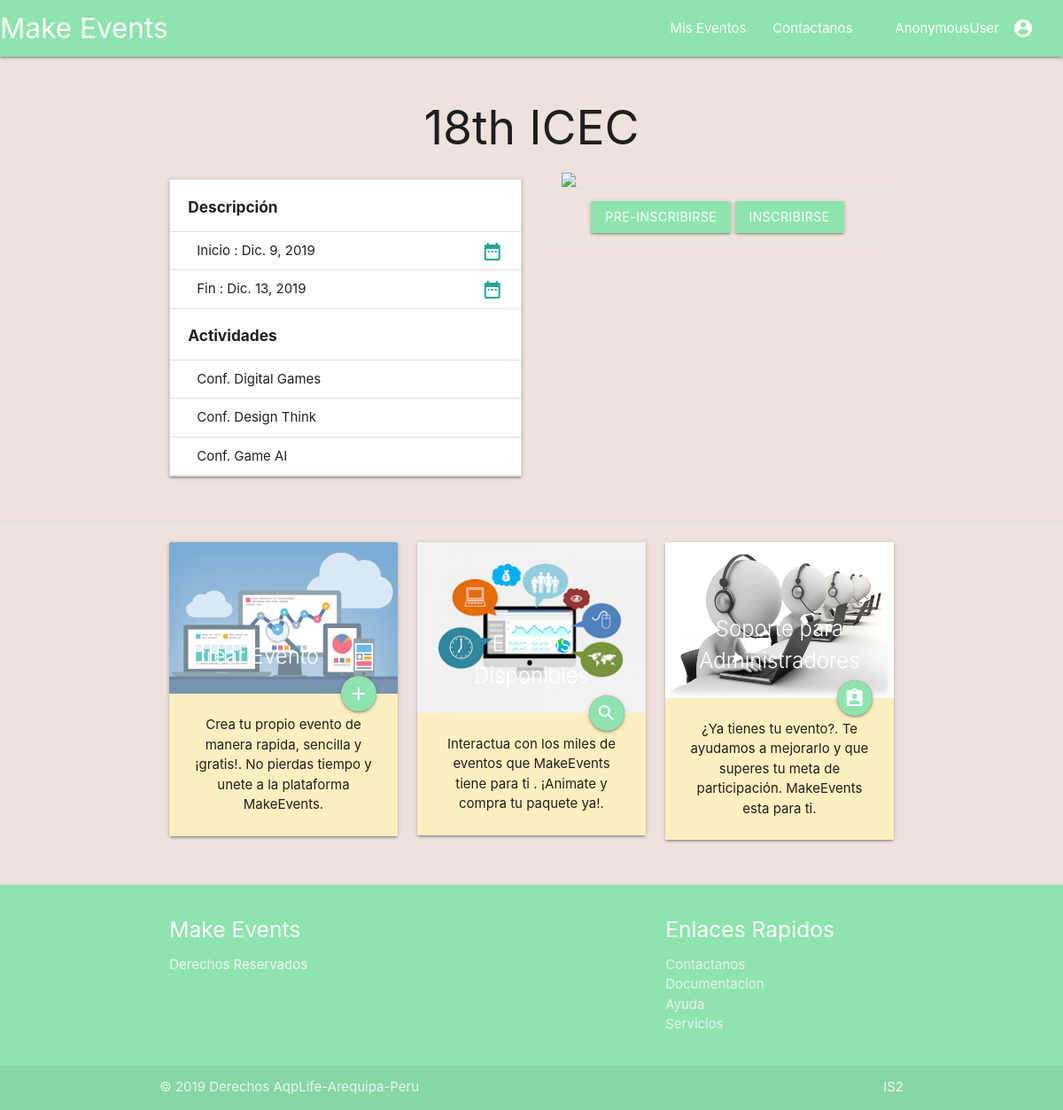
Screenshot of /eventos/25/ver_evento with the database file from the repository.
### eventos/models.py (models this page shows, shortened)
class Evento(models.Model):
	nombre				=models.CharField(unique=True,max_length=30)
	tipo_evento			=models.CharField(max_length=20)
	fecha_inicio		=models.DateField(default=date.today)
	fecha_fin			=models.DateField(default=date.today)

class Actividad(models.Model):
	evento 				=models.ForeignKey(Evento,on_delete=models.CASCADE)
	ambiente  			=models.ForeignKey(Ambiente,blank=True,on_delete=models.CASCADE)
	nombre				=models.CharField(unique=True,max_length=20)
	fecha 				=models.DateField(default=date.today)
	hora_inicio			=models.TimeField(blank=True)
	hora_fin			=models.TimeField(blank=True)

### eventos/views_vista_usuario.py (the view, shortened to what this page needs)
# urls.py: path('<int:evento_id>/ver_evento',views.Ver_EventoDetailView.as_view(),name='ver_evento'),
class Ver_EventoDetailView(DetailView):
	template_name		='eventos/ver_evento.html'
	context 			={
	}
	def get(self, request, *args, **kwargs):
		evento 						=	Evento.objects.get(pk=self.kwargs.get("evento_id"))
		self.context['evento']		=	evento
		return render(request,self.template_name,self.context)

### eventos/models.py (called while the page is built)
	def __str__(self):
		return self.nombre

### eventos/templates/eventos/ver_evento.html (shortened to what this page needs)
{%extends 'eventos/index.html'%}
{%block section_1%}
	<div class="section container row">
		<div class="col s12 center-align">
			<h2> {{evento.nombre}}</h2>
		</div>
		<div class="col s6 left-align">
			<ul class="collection with-header collapsible ">
				<li class="collection-header"><h6><b>Descripción</b></h6></li>
				<li class="collection-item"><div>Inicio	: {{evento.fecha_inicio}}<a href="#!" class="secondary-content"><i class="material-icons">date_range</i></a></div></li>
				<li class="collection-item"><div>Fin 	: {{evento.fecha_fin}}<a href="#!" class="secondary-content"><i class="material-icons">date_range</i></a></div></li>
				<li class="collection-header"><h6><b>Actividades</b></h6></li>
					{%for actividad in evento.actividad_set.all%}
						<li >
							<div class="collapsible-header collection-item">{{actividad.nombre}}
							</div>
						</li>
					{%endfor%}
			</ul>
		</div>
		<div class="row col s6 center-align  ">
			<div class="section col s12">
					<img class="col s12"  src="https://materializecss.com/images/sample-1.jpg">
			</div>
			<div class="divider col s12"></div>
			<div class="section col s12">
				<ul>
				<li><a href="{%url 'eventos:pre_inscribirse' evento.id%}" class="waves-effect waves-light btn">Pre-Inscribirse</a>
					<a href="{%url 'eventos:inscribirse' evento.id%}" class="waves-effect waves-light btn">Inscribirse</a></li>
				</ul>
			</div>
			<div class="divider col s12"></div>
			<div class="section col s12">
			</div>
		</div>
	</div>
{%endblock%}

### eventos/static/eventos/style.css (style rules this page uses)
.btn { background-color:#8EE4AF; }
body { background-color: #eee2DC; }

### rows the page displays
Evento: nombre "18th ICEC", fecha_inicio "Dic. 9, 2019", fecha_fin "Dic. 13, 2019"
Actividad: nombre "Conf. Digital Games"
Actividad: nombre "Conf. Design Think"
Actividad: nombre "Conf. Game AI"

### other values shown
{{ user }} "AnonymousUser"
